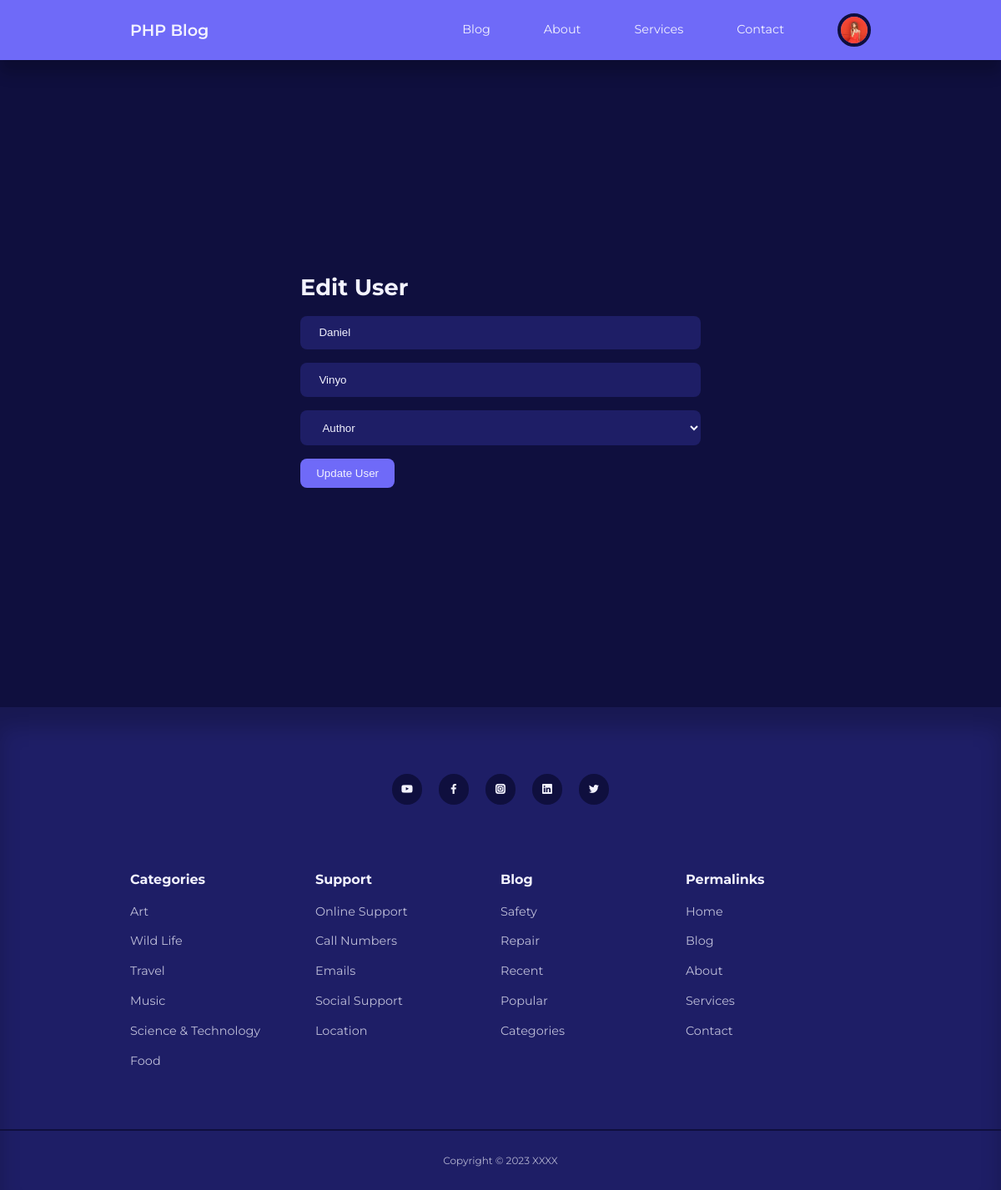
/admin/edit-user.php?id=9 (signed in), run on the app's committed database.
### tables this page shows
CREATE TABLE `users` (
  `id` int(11) UNSIGNED NOT NULL,
  `firstname` varchar(50) NOT NULL,
  `lastname` varchar(50) NOT NULL,
  `username` varchar(50) NOT NULL,
  `email` varchar(100) NOT NULL,
  `password` varchar(255) NOT NULL,
  `avatar` varchar(255) NOT NULL,
  `is_admin` tinyint(1) NOT NULL
);

### admin/partials/header.php (called while the page is built, shortened)
<?php
require '../partials/header.php';

### admin/edit-user.php (the view, shortened to what this page needs)
<?php include "partials/header.php";
if (isset($_GET['id'])) {
    $id = filter_var($_GET['id'], FILTER_SANITIZE_NUMBER_INT);
    $query = "SELECT * FROM users WHERE id = $id";
    $result = mysqli_query($connection, $query);
    $user = mysqli_fetch_assoc($result);
} else {
    header('location: ' . ROOT_URL . 'admin/manage-users.php');
    die();
}
?>
<section class="form__section">
    <div class="container form__section-container">
        <h2>Edit User</h2>
        <form action="<?= ROOT_URL ?>admin/edit-user-logic.php" method="post">
            <input type="text" name="firstname" value="<?= $user['firstname'] ?>" placeholder="First Name">
            <input type="text" name="lastname" value="<?= $user['lastname'] ?>" placeholder=" Last Name">
            <select name="userrole">
                <option value="0" <?= $user['is_admin'] == 0 ? 'selected' : '' ?>>Author</option>
            </select>
            <button type="submit" name="submit" class="btn">Update User</button>
        </form>
    </div>
</section>
<?php include "../partials/footer.php"; ?>

### partials/header.php (shortened to what this page needs)
<?php
require 'config/database.php';
if (isset($_SESSION['user-id'])) {
  $id = filter_var($_SESSION['user-id'], FILTER_SANITIZE_NUMBER_INT);
  $query = "SELECT avatar FROM users WHERE id=$id";
  $result = mysqli_query($connection, $query);
  $avatar = mysqli_fetch_assoc($result)['avatar'];
}
?>
<!DOCTYPE html>
<html lang="en">
<head>
  <link rel="stylesheet" href="<?= ROOT_URL ?>css/style.css">
  <link rel="stylesheet" href="https://unicons.iconscout.com/release/v4.0.0/css/line.css">
</head>
<body>
  <nav>
    <div class="container nav__container">
      <a href="<?= ROOT_URL ?>" class="nav__logo">PHP Blog</a>
      <ul class="nav__items">
        <li><a href="<?= ROOT_URL ?>blog.php">Blog</a></li>
        <li><a href="<?= ROOT_URL ?>about.php">About</a></li>
        <li><a href="<?= ROOT_URL ?>services.php">Services</a></li>
        <li><a href="<?= ROOT_URL ?>contact.php">Contact</a></li>
        <?php if (isset($_SESSION['user-id'])) : ?>
          <li class="nav__profile">
            <div class="avatar">
              <img src="<?= ROOT_URL . 'images/' . $avatar ?>">
            </div>
          </li>
        <?php else : ?>
          <li><a href="signin.php">Signin</a></li>
        <?php endif; ?>
      </ul>
    </div>
  </nav>

### css/style.css (style rules this page uses)
:root { --color-primary: #6f6af8; --color-primary-light: hsl(242, 91%, 69%, 18%); --color-primary-variant: #5854c7; --color-red: #da0f3f; --color-red-light: hsl(346, 87%, 46%, 15%); --color-green: #00c476; --color-green-light: hsl(156, 100%, 38%, 15%); --color-gray-900: #1e1e66; --color-gray-700: #2d2b7c; --color-gray-300: rgba(242, 242, 254, 0.3); --color-gray-200: rgba(242, 242, 254, 0.7); --color-white: #f2f2fe; --color-bg: #0f0f3e; --transition: all 300ms ease; --container-width-lg: 74%; --container-width-md: 88%; --form-width: 40%; --card-border-radius-1: 0.3rem; --card-border-radius-2: 0.5rem; --card-border-radius-3: 0.8rem; --card-border-radius-4: 2rem; --card-border-radius-5: 5rem; }
* { margin: 0; padding: 0; outline: 0; border: 0; appearance: 0; list-style: none; text-decoration: none; box-sizing: border-box; }
body { font-family: 'Montserrat', sans-serif; line-height: 1.6; color: var(--color-gray-200); overflow-x: hidden; background: var(--color-bg); font-size: 0.9rem; }
.container { width: var(--container-width-lg); max-width: 1800px; margin-inline: auto; }
section { margin-top: 3rem; width: 100vw; }
h1, h2, h3, h4, h5 { color: var(--color-white); line-height: 1.3; }
h2 { font-size: 1.7rem; margin: 1rem 0; }
a { color: var(--color-white); transition: var(--transition); }
img { display: block; width: 100%; object-fit: cover; }
nav { background: var(--color-primary); width: 100vw; height: 4.5rem; position: fixed; top: 0; z-index: 10; box-shadow: 0 1rem 1rem rgba(0, 0, 0, 0.2); }
.nav__container { height: 100%; display: flex; align-items: center; justify-content: space-between; }
.avatar { width: 2.5rem; height: 2.5rem; border-radius: 50%; overflow: hidden; border: 0.3rem solid var(--color-bg); }
.nav__logo { font-weight: 600; font-size: 1.2rem; }
.nav__items { display: flex; align-items: center; gap: 4rem; }
.nav__profile { position: relative; cursor: pointer; }
.btn { display: inline-block; width: fit-content; padding: 0.6rem 1.2rem; background-color: var(--color-primary); border-radius: var(--card-border-radius-2); cursor: pointer; transition: var(--transition); color: var(--color-white); }
.form__section { display: grid; place-items: center; height: 100vh; }
.form__section-container { width: var(--form-width); }
form { display: flex; flex-direction: column; gap: 1rem; }
input, textarea, select { padding: 0.8rem 1.4rem; background-color: var(--color-gray-900); border-radius: var(--card-border-radius-2); resize: none; color: var(--color-white); }

### data on the page
users: avatar (picture)
users: firstname "Daniel", lastname "Vinyo", userrole "Author"
